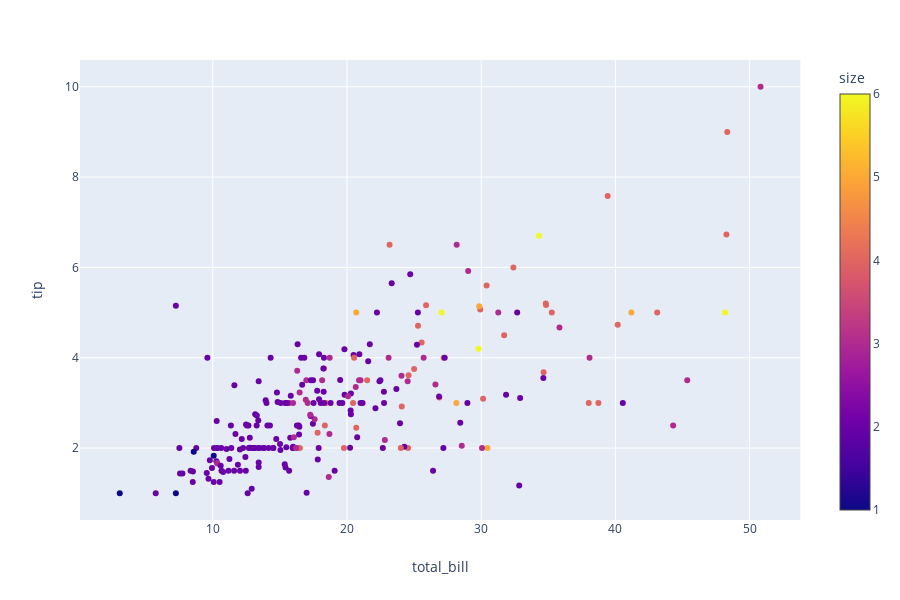

The notebook cell saved with this chart:
### Code cell
px.scatter(data, x='total_bill', y='tip', color='size')

### Figure 1 — Plotly figure (JSON) as saved in the notebook; plotly's stock layout.template omitted (floating-point values rounded to 4 significant figures; data arrays with more than 128 entries replaced by an {"elided": "..."} marker saying what was removed)
{"data": [{"hoverlabel": {"namelength": 0}, "hovertemplate": "total_bill=%{x}<br>tip=%{y}<br>size=%{marker.color}", "legendgroup": "", "marker": {"color": {"elided": "244 int values"}, "coloraxis": "coloraxis", "symbol": "circle"}, "mode": "markers", "name": "", "showlegend": false, "type": "scatter", "x": {"elided": "244 float values"}, "xaxis": "x", "y": {"elided": "244 float values"}, "yaxis": "y"}], "layout": {"coloraxis": {"colorbar": {"title": {"text": "size"}}, "colorscale": [[0, "#0d0887"], [0.1111, "#46039f"], [0.2222, "#7201a8"], [0.3333, "#9c179e"], [0.4444, "#bd3786"], [0.5556, "#d8576b"], [0.6667, "#ed7953"], [0.7778, "#fb9f3a"], [0.8889, "#fdca26"], [1, "#f0f921"]]}, "height": 600, "legend": {"tracegroupgap": 0}, "margin": {"t": 60}, "xaxis": {"anchor": "y", "domain": [0, 0.98], "title": {"text": "total_bill"}}, "yaxis": {"anchor": "x", "domain": [0, 1], "title": {"text": "tip"}}}}
